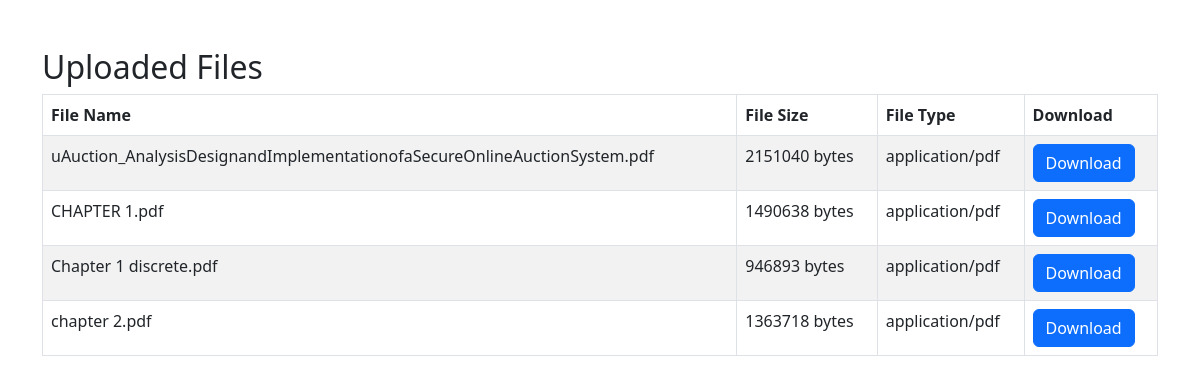
The app's page /down.php with its own data.
### tables this page shows
CREATE TABLE `files` (
  `id` int(11) NOT NULL,
  `filename` varchar(255) NOT NULL,
  `filesize` int(11) NOT NULL,
  `filetype` varchar(255) NOT NULL,
  `upload_date` timestamp NOT NULL DEFAULT current_timestamp()
);

### down.php (the view, shortened to what this page needs)
<?php
include 'config.php';
 $sql = "SELECT *FROM files";
 $result = $conn->query($sql);
?>
<!DOCTYPE html>
<html>
<head>
	<link rel="stylesheet" href="https://cdn.jsdelivr.net/npm/bootstrap@5.3.0/dist/css/bootstrap.min.css">
</head>
<body>
	<div class="container mt-5">
        <h2>Uploaded Files</h2>
        <table class="table table-bordered table-striped">
            <thead>
                <tr>
                    <th>File Name</th>
                    <th>File Size</th>
                    <th>File Type</th>
                    <th>Download</th>
                </tr>
            </thead>
            <tbody>
                <?php
                if ($result->num_rows > 0) {
                    while ($row = $result->fetch_assoc()) {
                        $file_path = "uploads/" . $row['filename'];
                        ?>
                        <tr>
                            <td><?php echo $row['filename']; ?></td>
                            <td><?php echo $row['filesize']; ?> bytes</td>
                            <td><?php echo $row['filetype']; ?></td>
                            <td><a href="<?php echo $file_path; ?>" class="btn btn-primary" download>Download</a></td>
                        </tr>
                        <?php
                    }
                } else {
                    ?>
                    <tr>
                        <td colspan="4">No files uploaded yet.</td>
                    </tr>
                    <?php
                }
                ?>
            </tbody>
        </table>
    </div>
</body>
</html>

### records on screen
files: filename "uAuction_AnalysisDesignandImplementationofaSecureOnlineAuctionSystem.pdf", filesize "2151040", filetype "application/pdf"
files: filename "CHAPTER 1.pdf", filesize "1490638", filetype "application/pdf"
files: filename "Chapter 1 discrete.pdf", filesize "946893", filetype "application/pdf"
files: filename "chapter 2.pdf", filesize "1363718", filetype "application/pdf"
